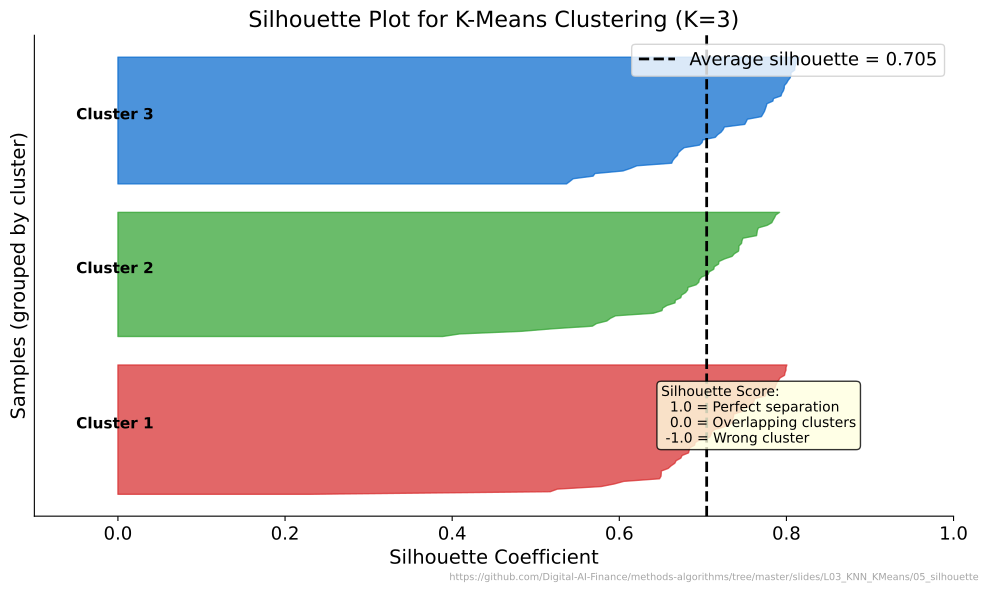

Reproduce this figure in Python.
"""Silhouette Analysis - Cluster quality visualization"""
import matplotlib.pyplot as plt
import numpy as np
from pathlib import Path

plt.rcParams.update({
    'font.size': 14, 'axes.labelsize': 14, 'axes.titlesize': 16,
    'xtick.labelsize': 13, 'ytick.labelsize': 13, 'legend.fontsize': 13,
    'figure.figsize': (10, 6), 'figure.dpi': 150
})

MLPURPLE = '#3333B2'
MLBLUE = '#0066CC'
MLORANGE = '#FF7F0E'
MLGREEN = '#2CA02C'
MLRED = '#D62728'

np.random.seed(42)

# Generate clustered data
n_per_cluster = 50
c1 = np.random.randn(n_per_cluster, 2) * 0.6 + np.array([-2, 2])
c2 = np.random.randn(n_per_cluster, 2) * 0.6 + np.array([2, 2])
c3 = np.random.randn(n_per_cluster, 2) * 0.6 + np.array([0, -1])
X = np.vstack([c1, c2, c3])

from sklearn.cluster import KMeans
from sklearn.metrics import silhouette_score, silhouette_samples

# Fit K-Means
kmeans = KMeans(n_clusters=3, random_state=42, n_init=10)
labels = kmeans.fit_predict(X)

# Compute silhouette scores
silhouette_avg = silhouette_score(X, labels)
sample_silhouette_values = silhouette_samples(X, labels)

fig, ax = plt.subplots(figsize=(10, 6))

colors = [MLRED, MLGREEN, MLBLUE]
y_lower = 10

for i in range(3):
    cluster_silhouette_values = sample_silhouette_values[labels == i]
    cluster_silhouette_values.sort()

    size_cluster_i = cluster_silhouette_values.shape[0]
    y_upper = y_lower + size_cluster_i

    ax.fill_betweenx(np.arange(y_lower, y_upper),
                     0, cluster_silhouette_values,
                     facecolor=colors[i], edgecolor=colors[i], alpha=0.7)

    ax.text(-0.05, y_lower + 0.5 * size_cluster_i, f'Cluster {i+1}',
            fontsize=11, fontweight='bold')

    y_lower = y_upper + 10

# Average line
ax.axvline(x=silhouette_avg, color='black', linestyle='--', linewidth=2,
           label=f'Average silhouette = {silhouette_avg:.3f}')

ax.set_xlabel('Silhouette Coefficient')
ax.set_ylabel('Samples (grouped by cluster)')
ax.set_title('Silhouette Plot for K-Means Clustering (K=3)')
ax.set_xlim([-0.1, 1])
ax.set_yticks([])
ax.legend(loc='upper right')

# Add interpretation
interpretation = ('Silhouette Score:\n'
                  '  1.0 = Perfect separation\n'
                  '  0.0 = Overlapping clusters\n'
                  ' -1.0 = Wrong cluster')
ax.text(0.65, 30, interpretation, fontsize=10,
        bbox=dict(boxstyle='round', facecolor='lightyellow', alpha=0.8))

plt.tight_layout()
plt.savefig(Path(__file__).parent / 'chart.pdf', dpi=300, bbox_inches='tight')
plt.close()
print("Chart saved: 05_silhouette/chart.pdf")
